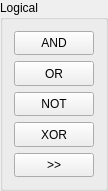
  <widget class="QGroupBox" name="groupBox">
   <property name="geometry">
    <rect>
     <x>10</x>
     <y>50</y>
     <width>95</width>
     <height>191</height>
    </rect>
   </property>
   <property name="title">
    <string>Logical</string>
   </property>
   <layout class="QVBoxLayout" name="verticalLayout">
    <item>
     <widget class="QPushButton" name="AND">
      <property name="sizePolicy">
       <sizepolicy hsizetype="Minimum" vsizetype="Minimum">
        <horstretch>0</horstretch>
        <verstretch>0</verstretch>
       </sizepolicy>
      </property>
      <property name="text">
       <string>AND</string>
      </property>
     </widget>
    </item>
    <item>
     <widget class="QPushButton" name="OR">
      <property name="sizePolicy">
       <sizepolicy hsizetype="Minimum" vsizetype="Minimum">
        <horstretch>0</horstretch>
        <verstretch>0</verstretch>
       </sizepolicy>
      </property>
      <property name="text">
       <string>OR</string>
      </property>
     </widget>
    </item>
    <item>
     <widget class="QPushButton" name="NOT">
      <property name="sizePolicy">
       <sizepolicy hsizetype="Minimum" vsizetype="Minimum">
        <horstretch>0</horstretch>
        <verstretch>0</verstretch>
       </sizepolicy>
      </property>
      <property name="text">
       <string>NOT</string>
      </property>
     </widget>
    </item>
    <item>
     <widget class="QPushButton" name="XOR">
      <property name="sizePolicy">
       <sizepolicy hsizetype="Minimum" vsizetype="Minimum">
        <horstretch>0</horstretch>
        <verstretch>0</verstretch>
       </sizepolicy>
      </property>
      <property name="text">
       <string>XOR</string>
      </property>
     </widget>
    </item>
    <item>
     <widget class="QPushButton" name="Bit_shift">
      <property name="sizePolicy">
       <sizepolicy hsizetype="Minimum" vsizetype="Minimum">
        <horstretch>0</horstretch>
        <verstretch>0</verstretch>
       </sizepolicy>
      </property>
      <property name="text">
       <string>&gt;&gt;</string>
      </property>
     </widget>
    </item>
   </layout>
  </widget>
